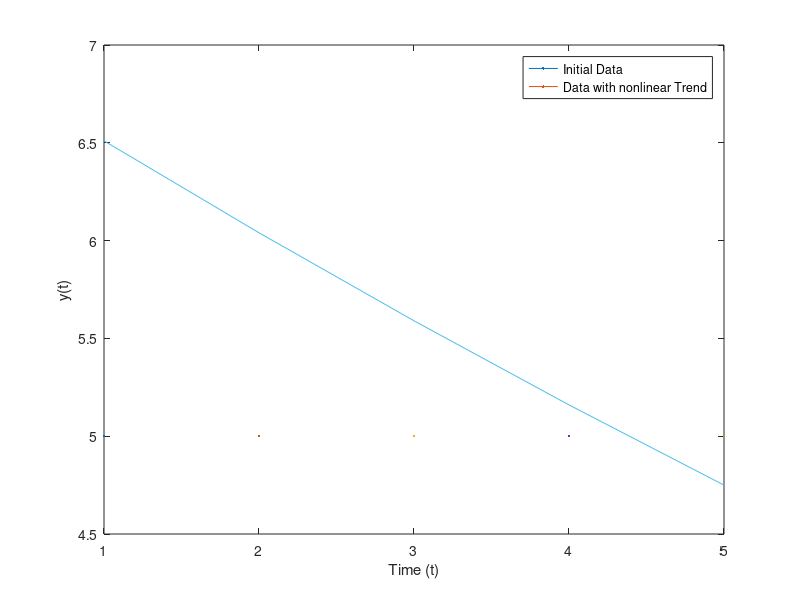

Write MATLAB code to recreate this figure.

%%Script 1.23.1
% Add non linear trend to time series  r

TS = input('Give the time series_:');
length = input('Give the time series lenght_:'); 
t=1:length;
nonlinear_trend = (0.01 * t.^2 - 0.5 * t + 2)';
TStrendnon=[TS + nonlinear_trend];  
figure 
plot(t,TS,t,TStrendnon)
legend('Initial Data','Data with nonlinear Trend')
xlabel('Time (t)'); 
ylabel('y(t)');


